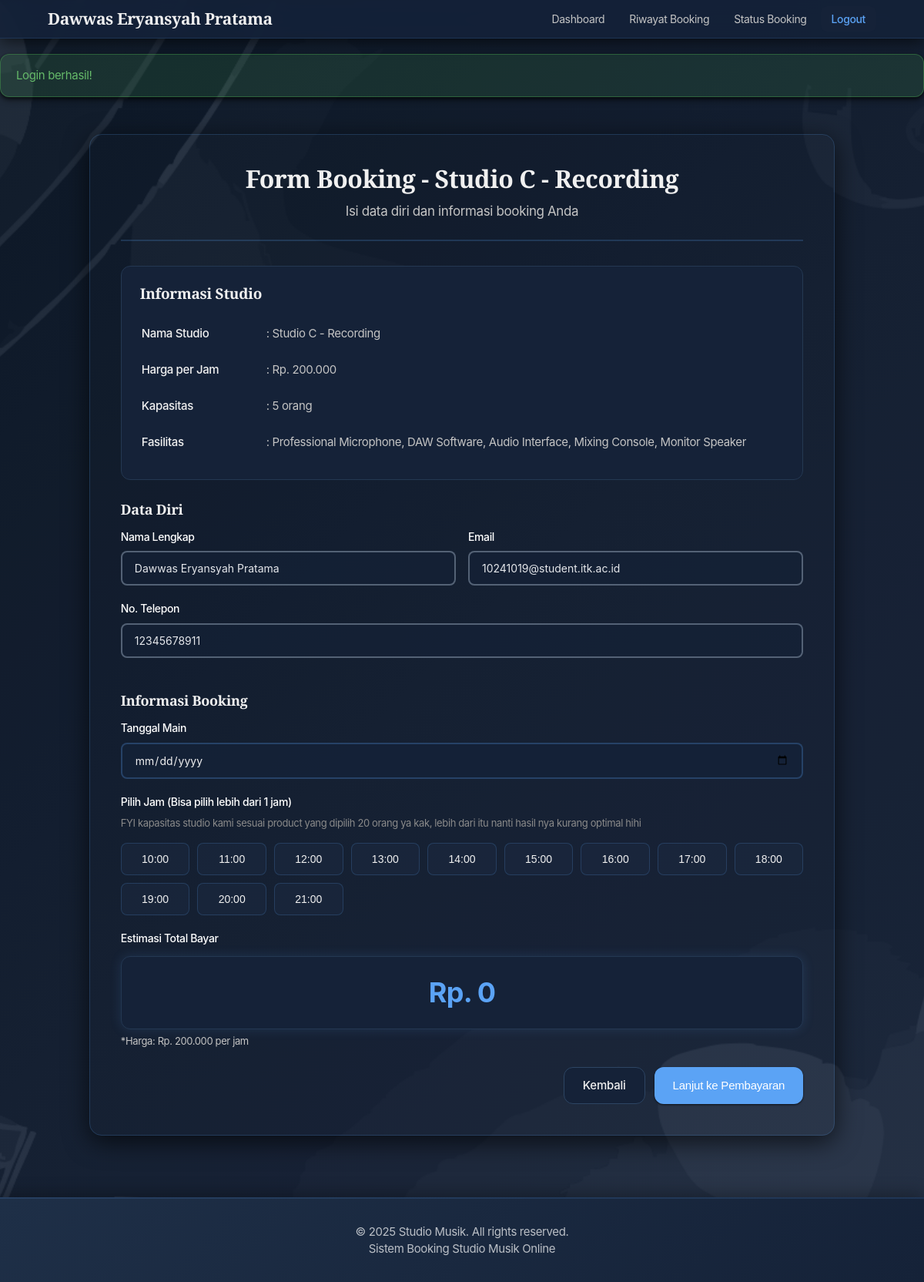
Page /public/index.php?url=user/booking/3 (signed in) on the committed database.
### tables this page shows
CREATE TABLE `studios` (
  `id_studio` int(11) NOT NULL,
  `nama_studio` varchar(100) NOT NULL,
  `deskripsi` text DEFAULT NULL,
  `harga_per_jam` decimal(10,2) NOT NULL,
  `fasilitas` text DEFAULT NULL,
  `kapasitas` int(11) NOT NULL,
  `gambar` varchar(255) DEFAULT NULL,
  `status_ketersediaan` enum('Tersedia','Tidak Tersedia') DEFAULT 'Tersedia',
  `created_at` timestamp NULL DEFAULT current_timestamp()
);

### core/Controller.php (called while the page is built, shortened)
<?php
class Controller {
    public function view($view, $data = []) {
        extract($data);
        $viewFile = __DIR__ . "/../app/views/$view.php";
        if (!function_exists('old')) {
            function old($key, $default = '') {
                return $_SESSION['old'][$key] ?? $default;
            }
        }
        require_once $viewFile;
    }
    public function model($model) {
        $file = __DIR__ . "/../app/models/$model.php";
        return new $model();
    }
}
?>

### app/controllers/UserController.php (called while the page is built, shortened)
<?php
require_once __DIR__ . '/../../core/Controller.php';
class UserController extends Controller {
    public function booking($id_studio = null) {
        if (!$id_studio || !($studio = $this->model('Studio')->findById($id_studio))) {
            $this->setFlash('error', 'Studio tidak ditemukan');
            $this->redirect('/Studio-Music/public/index.php?url=user/dashboard');
        }
        $this->view('user/booking_form', [
            'user' => $_SESSION['user'],
            'studio' => $studio,
            'title' => 'Form Booking - ' . $studio['nama_studio']
        ]);
    }
}
?>

### config/Database.php (called while the page is built, shortened)
<?php
class Database {
    private $host = "localhost";
    private $db_name = "studio_music";
    private $username = "root";
    private $password = "";
    public function getConnection() {
        $this->conn = null;
        try {
            $this->conn = new PDO(
                "mysql:host=" . $this->host . ";dbname=" . $this->db_name,
                $this->username,
                $this->password
            );
            $this->conn->setAttribute(PDO::ATTR_ERRMODE, PDO::ERRMODE_EXCEPTION);
            $this->conn->exec("set names utf8");
        } catch(PDOException $e) {
            echo "Error Koneksi: " . $e->getMessage();
        }
        return $this->conn;
    }
}
?>

### core/Model.php (called while the page is built, shortened)
<?php
class Model {
    public function __construct() {
        require_once __DIR__ . '/../config/Database.php';
        $this->db = (new Database())->getConnection();
    }
}
?>

### app/models/Studio.php (called while the page is built, shortened)
<?php
require_once __DIR__ . '/../../core/Model.php';
class Studio extends Model {
    protected $table = 'studios';
    public function findById($id_studio) {
        $stmt = $this->db->prepare("SELECT * FROM {$this->table} WHERE id_studio = ? LIMIT 1");
        $stmt->execute([$id_studio]);
        return $stmt->fetch(PDO::FETCH_ASSOC);
    }
}
?>

### app/views/user/booking_form.php (the view, shortened to what this page needs)
<?php include __DIR__ . '/../layouts/header.php'; ?>
<div class="booking-container">
    <div class="booking-header">
        <h1>Form Booking - <?= htmlspecialchars($studio['nama_studio']) ?></h1>
        <p>Isi data diri dan informasi booking Anda</p>
    </div>
    <div class="booking-content">
        <div class="studio-info-box">
            <h3>Informasi Studio</h3>
            <table class="info-table">
                <tr>
                    <td>Nama Studio</td>
                    <td>: <?= htmlspecialchars($studio['nama_studio']) ?></td>
                </tr>
                <tr>
                    <td>Harga per Jam</td>
                    <td>: Rp. <?= number_format($studio['harga_per_jam'], 0, ',', '.') ?></td>
                </tr>
                <tr>
                    <td>Kapasitas</td>
                    <td>: <?= $studio['kapasitas'] ?> orang</td>
                </tr>
                <tr>
                    <td>Fasilitas</td>
                    <td>: <?= htmlspecialchars($studio['fasilitas']) ?></td>
                </tr>
            </table>
        </div>
        <form action="/Studio-Music/public/index.php?url=user/bookingProcess" method="POST" class="booking-form">
            <h3>Data Diri</h3>
            <div class="form-row">
                <div class="form-group">
                    <label for="nama">Nama Lengkap</label>
                    <input type="text" id="nama" name="nama" class="form-control" value="<?= htmlspecialchars($user['nama']) ?>" readonly>
                </div>
                <div class="form-group">
                    <label for="email">Email</label>
                    <input type="email" id="email" name="email" class="form-control" value="<?= htmlspecialchars($user['email']) ?>" readonly>
                </div>
            </div>
            <div class="form-row">
                <div class="form-group">
                    <label for="no_telp">No. Telepon</label>
                    <input type="tel" id="no_telp" name="no_telp" class="form-control" value="<?= htmlspecialchars($user['no_telp']) ?>" readonly>
                </div>
            </div>
            <h3>Informasi Booking</h3>
            <div class="form-row">
                <div class="form-group full-width">
                    <label for="tanggal_main">Tanggal Main</label>
                    <input type="date" id="tanggal_main" name="tanggal_main" class="form-control" min="<?= date('Y-m-d') ?>" required value="<?= htmlspecialchars(old('tanggal_main', '')) ?>">
                </div>
            </div>
            <div class="form-group">
                <label>Pilih Jam (Bisa pilih lebih dari 1 jam)</label>
                <p class="info-text">FYI kapasitas studio kami sesuai product yang dipilih 20 orang ya kak, lebih dari itu nanti hasil nya kurang optimal hihi</p>
                <div id="time-slots" class="time-slots-grid">
                </div>
            </div>
            <div class="form-group">
                <label>Estimasi Total Bayar</label>
                <div class="price-display" id="total-display">Rp. 0</div>
                <small>*Harga: Rp. <?= number_format($studio['harga_per_jam'], 0, ',', '.') ?> per jam</small>
            </div>
            <div class="form-actions">
                <a href="/Studio-Music/public/index.php?url=user/dashboard" class="btn btn-secondary">Kembali</a>
                <button type="submit" class="btn btn-primary">Lanjut ke Pembayaran</button>
            </div>
        </form>
    </div>
</div>
<?php include __DIR__ . '/../layouts/footer.php'; ?>

### public/css/style.css (style rules this page uses)
* { margin: 0; padding: 0; box-sizing: border-box; }
body { font-family: 'Segoe UI', Tahoma, Geneva, Verdana, sans-serif; color: #F0F0F0; min-height: 100vh; }
.booking-container, .payment-container, .riwayat-container, .status-booking-container { background: linear-gradient(135deg, #1E2F47 0%, #182838 100%); border-radius: 20px; padding: 32px; box-shadow: 0 8px 32px rgba(0, 0, 0, 0.65); max-width: 90%; margin: 0 auto; border: 1px solid rgba(91, 163, 245, 0.2); }
.booking-header, .payment-header { text-align: center; margin-bottom: 32px; padding-bottom: 24px; border-bottom: 2px solid rgba(91, 163, 245, 0.2); }
.booking-header h1, .payment-header h1 { color: #5BA3F5; font-size: 32px; margin-bottom: 12px; font-weight: 700; font-family: 'Playfair Display', serif; letter-spacing: 0.5px; }
.booking-header p, .payment-header p { color: #C4C4C4; font-size: 15px; margin: 0; }
.studio-info-box { background: rgba(91, 163, 245, 0.08); padding: 20px; border-radius: 12px; margin-bottom: 30px; border: 1px solid rgba(91, 163, 245, 0.2); }
.studio-info-box h3 { margin-bottom: 15px; color: #F0F0F0; }
.info-table { width: 100%; }
.info-table tr { line-height: 2; }
.info-table td:first-child { font-weight: 500; color: #C4C4C4; width: 150px; }
.booking-form h3, .payment-form h3 { margin: 25px 0 15px; color: #F0F0F0; font-size: 18px; }
.form-row { display: grid; grid-template-columns: repeat(auto-fit, minmax(200px, 1fr)); gap: 15px; }
.form-group { margin-bottom: 24px; }
.form-group label { display: block; margin-bottom: 10px; color: #FFFFFF !important; font-weight: 600; font-size: 14px; }
.form-group small { display: block; margin-top: 6px; color: #C4C4C4; font-size: 13px; }
.form-control { width: 100%; padding: 12px 16px; border: 2px solid rgba(91, 163, 245, 0.25); border-radius: 8px; font-size: 15px; transition: all 0.3s ease; font-family: inherit; background: rgba(21, 34, 56, 0.5); color: #F0F0F0; }
.form-control:read-only { background-color: rgba(91, 163, 245, 0.08); cursor: not-allowed; }
.price-display { background: rgba(91, 163, 245, 0.15); padding: 15px; border-radius: 12px; font-size: 24px; font-weight: bold; color: #5BA3F5; text-align: center; border: 1px solid rgba(91, 163, 245, 0.35); box-shadow: 0 0 15px rgba(91, 163, 245, 0.15); }
.form-actions { display: flex; gap: 15px; justify-content: flex-end; margin-top: 30px; }
.payment-form .form-control, .booking-form .form-control { background: rgba(21, 34, 56, 0.9); border: 2px solid rgba(91, 163, 245, 0.25); color: #F0F0F0; }
.payment-form .form-control::placeholder, .booking-form .form-control::placeholder { color: #9CA3AF; opacity: 0.8; }
.payment-form .form-control[readonly], .payment-form .form-control:disabled, .booking-form .form-control[readonly], .booking-form .form-control:disabled { background: rgba(21, 34, 56, 0.6); color: #E5E7EB; cursor: not-allowed; border-color: rgba(148, 163, 184, 0.5); }
.btn { padding: 12px 28px; border: none; border-radius: 8px; font-size: 15px; font-weight: 600; cursor: pointer; transition: all 0.3s ease; text-decoration: none; display: inline-block; text-align: center; }
.btn-primary { background: linear-gradient(135deg, #5BA3F5 0%, #7CB8F7 100%); color: white; box-shadow: 0 4px 12px rgba(91, 163, 245, 0.3); }
.btn-secondary { background: #6c757d; color: white; }

### rows in the picture
studios: nama_studio "Studio C - Recording", harga_per_jam "200.000", kapasitas "5", fasilitas "Professional Microphone, DAW Software, Audio Interface, Mixing Console, Monitor Speaker"

### other values in the picture
$user['nama'] "Dawwas Eryansyah Pratama"
$flash['message'] "Login berhasil!"
